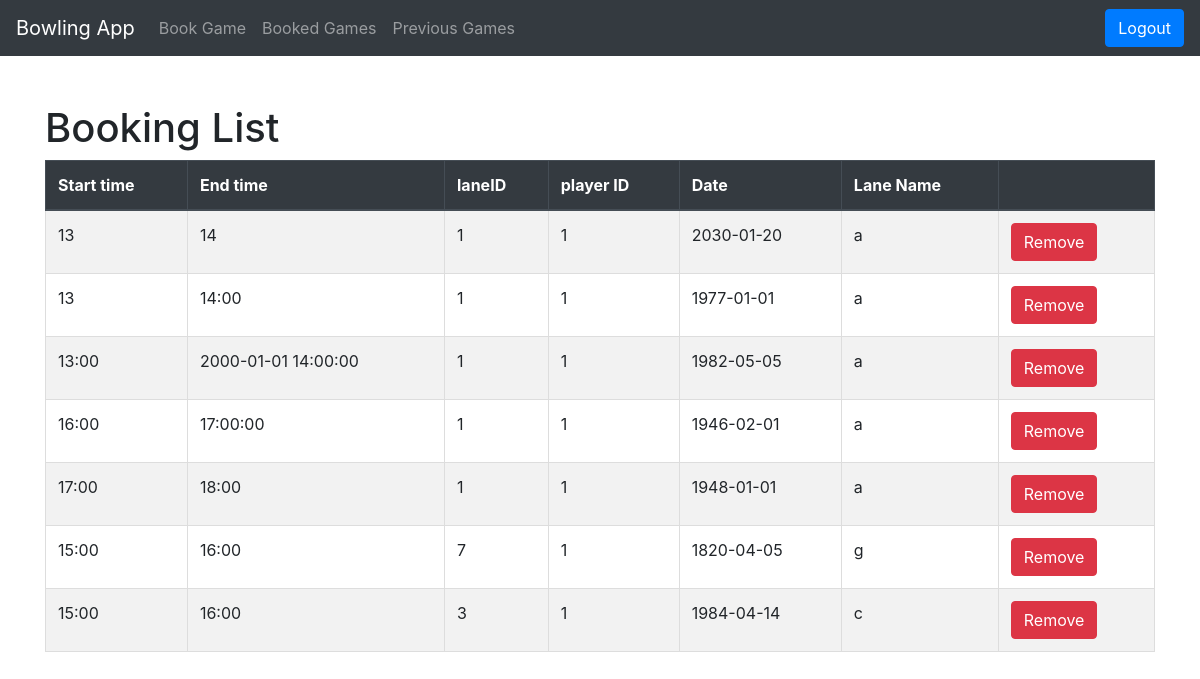
The app's page /booked_games (signed in), older data.
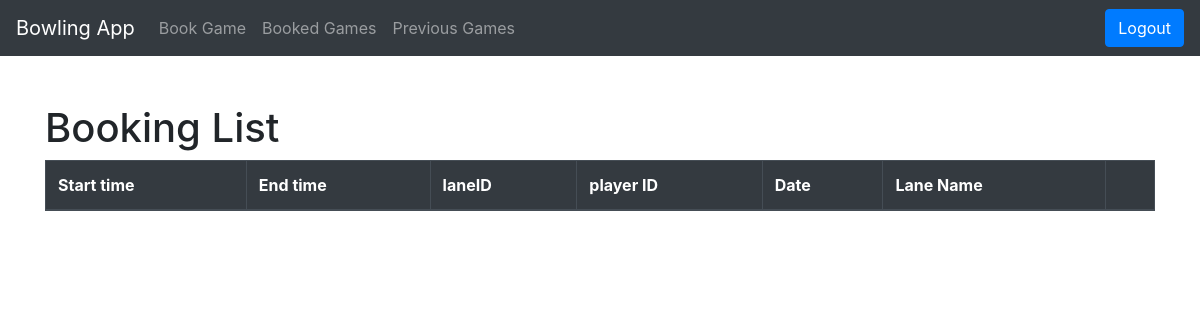
The same page, newer data.
### tables this page shows
CREATE TABLE Bookings (bookingId INTEGER PRIMARY KEY AUTOINCREMENT, startTime time, endTime time, laneID INTEGER REFERENCES BowlingLanes (laneID), playerID INTEGER REFERENCES Players (playerID), date date);

CREATE TABLE BowlingLanes (laneID INTEGER PRIMARY KEY, laneName varchar);

### app.py (the view)
@app.route("/booked_games", methods=["GET"])
def show_booked_games():
    player_ID = session["player_id"]
    return render_template("bookings.html", bookings=query_db('SELECT * FROM Bookings INNER JOIN BowlingLanes ON Bookings.LaneID = BowlingLanes.laneID  WHERE playerID = ?', [player_ID]))

### test.py (called while the page is built)
def get_db():
    db = getattr(g, '_database', None)
    if db is None:
        db = g._database = sqlite3.connect(DATABASE)
        db.row_factory = sqlite3.Row
    return db

def query_db(query, args=(), one=False, commit=False):
    try:
        if commit:
            db = get_db()
            cur = db.execute(query, args)
            db.commit()
            cur.close()
            return None
        else:
            cur = get_db().execute(query, args)
            rv = cur.fetchall()
            cur.close()
            return (rv[0] if rv else None) if one else rv
    except sqlite3.Error as e:
        print("SQLite error:", e)
        return e

### template/bookings.html (shortened to what this page needs)
<!DOCTYPE html>
<html lang="en">
<head>
    <link rel="stylesheet" href="https://stackpath.bootstrapcdn.com/bootstrap/4.5.2/css/bootstrap.min.css">
</head>
<body>
    <nav class="navbar navbar-expand-lg navbar-dark bg-dark">
        <a class="navbar-brand" href="/logged_in">Bowling App</a>
        <div class="collapse navbar-collapse" id="navbarNav">
            <ul class="navbar-nav">
                <li class="nav-item">
                    <a class="nav-link" href="/book_game">Book Game</a>
                </li>
                <li class="nav-item">
                    <a class="nav-link" href="/booked_games">Booked Games</a>
                </li>
                <li class="nav-item">
                    <a class="nav-link" href="/previous_games">Previous Games</a>
                </li>
            </ul>
        </div>
        <form action="/logout" method="POST" class="ml-auto">
            <button type="submit" class="btn btn-primary">Logout</button>
        </form>
    </nav>
    <div class="container">
        <h1 class="mt-5">Booking List</h1>
        <table class="table table-striped">
            <thead class="thead-dark">
            <tr>
                <th>Start time</th>
                <th>End time</th>
                <th>laneID</th>
                <th>player ID</th>
                <th>Date</th>
                <th>Lane Name</th>
                <th></th>
            </tr>
        </thead>
        <tbody>
            {% for booking in bookings %}
            <tr>
                <td>{{ booking['startTime'] }}</td>
                <td>{{ booking['endTime'] }}</td>
                <td>{{ booking['laneID'] }}</td>
                <td>{{ booking['playerID'] }}</td>
                <td>{{ booking['date'] }}</td>
                <td>{{ booking['laneName'] }}</td>
                <td>
                    <form action="/remove_booking" method="POST">
                        <button type="submit" class="btn btn-danger">Remove</button>
                    </form>
                </td>
            </tr>
            {% endfor %}
        </tbody>
    </table>
</div>
</body>
</html>

Row changes from the older to the newer data that the page shows:
removed Bookings: startTime "13", endTime "14", laneID "1", playerID "1", date "2030-01-20", laneName "a"
removed Bookings: startTime "13", endTime "14:00", laneID "1", playerID "1", date "1977-01-01", laneName "a"
removed Bookings: startTime "13:00", endTime "2000-01-01 14:00:00", laneID "1", playerID "1", date "1982-05-05", laneName "a"
removed Bookings: startTime "16:00", endTime "17:00:00", laneID "1", playerID "1", date "1946-02-01", laneName "a"
removed Bookings: startTime "17:00", endTime "18:00", laneID "1", playerID "1", date "1948-01-01", laneName "a"
removed Bookings: startTime "15:00", endTime "16:00", laneID "7", playerID "1", date "1820-04-05", laneName "g"
removed Bookings: startTime "15:00", endTime "16:00", laneID "3", playerID "1", date "1984-04-14", laneName "c"
